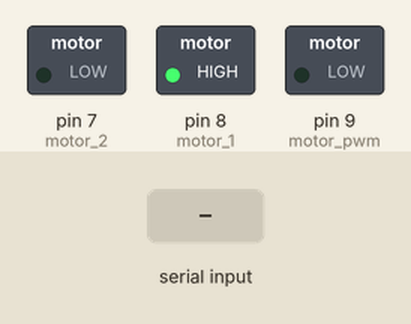
A sketch run on a simulated Arduino Uno, built with avr-gcc and run on an emulated ATmega328P. Shown: switched loads named in the sketch (green lamp = pin HIGH). The test bench sets the inputs (shaded band).

Above: at 1.2 s.
1.3 s: "b" received over the second serial link
At 2.3 s:
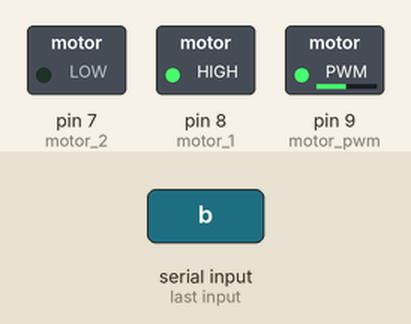
2.8 s: "c" received over the second serial link
At 3.5 s:
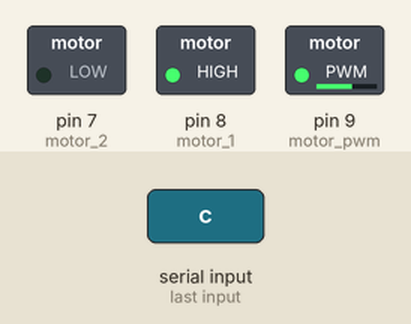
4.3 s: "e" received over the second serial link
At 4.6 s:
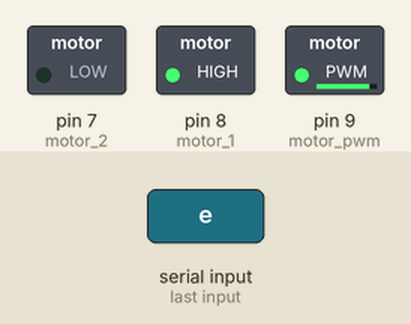
Timing chart, 0 to 7.3 s (numbered marks = the images above; inputs shaded):
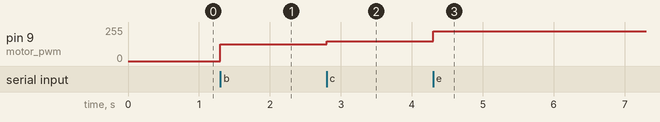

Measured:
- after the input at 1.3 s, pin 9 (motor_pwm): 0/255 → 125/255 at once
- after the input at 2.8 s, pin 9 (motor_pwm): 125/255 → 150/255 at once
- after the input at 4.3 s, pin 9 (motor_pwm): 150/255 → 225/255 at once

The sketch:

sketch_jun10a.ino
```cpp
#include <SoftwareSerial.h>

int motor_1 = 8;
int motor_2 = 7;

int motor_pwm = 9;

int vec = 0;

SoftwareSerial BTSerial(3,4);

void setup() {
  // put your setup code here, to run once:
  pinMode(motor_1, OUTPUT);
  pinMode(motor_2, OUTPUT);
  digitalWrite(motor_1, HIGH);
  digitalWrite(motor_2, LOW);
  pinMode(motor_pwm, OUTPUT);
  analogWrite(motor_pwm, 0);

  Serial.begin(9600);
  BTSerial.begin(9600);
}

void loop() {
  // put your main code here, to run repeatedly:

  if(BTSerial.available())               // 블루투스 시리얼 통신으로 문자가 들어오면
  {
    char c = BTSerial.read();
    if (c == 'a') {
    analogWrite(motor_pwm, 0);
    }
    if (c == 'b') {
    analogWrite(motor_pwm, 125);
    }
    if (c == 'c') {
    analogWrite(motor_pwm, 150);
    }
    if (c == 'd') {
    analogWrite(motor_pwm, 175);
    }
    if (c == 'e') {
    analogWrite(motor_pwm, 225);
    }
  }
}
```
